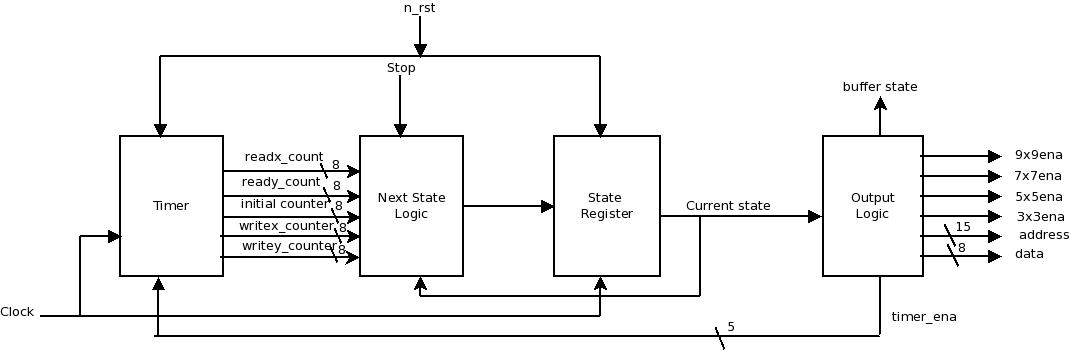
#> input picture Controller.jpeg, 1071 x 351 px
$ python bmp2array.py ../../../Controller.jpeg   (Python 2 division)   (older library calls are emulated)
#> lines starting #> are read from the running program, lines starting #| are printed output that depends on the picture
#!/usr/bin/python

import Image
import ImageOps
import numpy, scipy
import os
import sys

#input argument check
if (len(sys.argv) != 2):
	print "Usage: python bmp2array.py <Image.bmp>"
	sys.exit(1)
else:
	inputImage = Image.open(sys.argv[1],'r')
#> inputImage is the input picture: PIL image 1071x351 RGB; min 0, max 255, mean 242.9

#convert the image to gray scale image, 8 bit per pixel
inputImage = inputImage.convert('L')
#> inputImage: PIL image 1071x351 L

#resize the image to 512 by 512 pixels
inputImage = inputImage.resize((512,512),Image.ANTIALIAS)
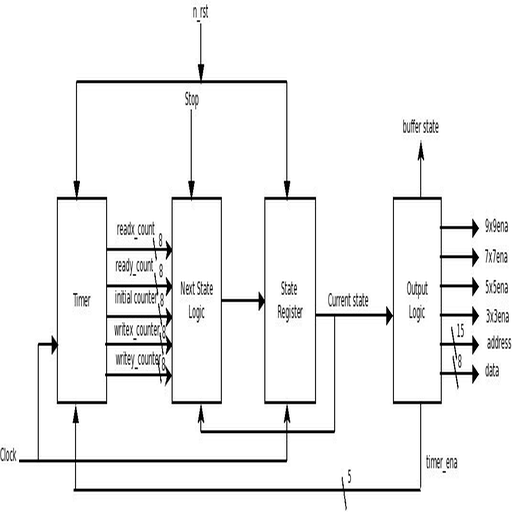
#> inputImage: PIL image 512x512 L; min 0, max 255, mean 242.6

#create 4-pixel border
inputImage = ImageOps.expand(inputImage,border=4,fill='black')
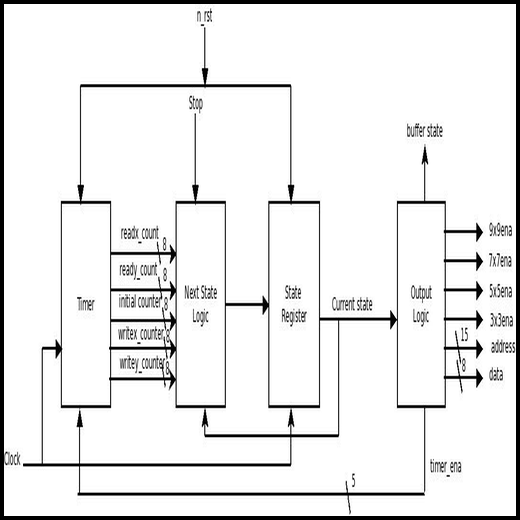
#> inputImage: PIL image 520x520 L; min 0, max 255, mean 235.2

#convert image to pixel array
imageArray = numpy.array(inputImage)

#inputArray = open('inputArray','w')

#inputArray.write(imageArray)

#inputArray.close()

#open the pixel array file to write to
outputArray = open('pixelArray','w')

row_number = 0

element_number = 0

outputArray.write("<address>:<data value in hexidecimal>;\n")

for row in imageArray:
	row_number = row_number + 1

	column_number = 0

	#print row

	for element in row:
		#print element

		#write data to output file in HEX(CAPS)
		outputArray.write("%d:%02X;\n" % (element_number,element))

		element_number = element_number + 1
		column_number = column_number + 1
#> after the loop, element_number = 270400; row_number = 520

	#print column_number

#print numpy.shape(imageArray)

#convert pixel array back to image file
outputImage = Image.fromarray(imageArray)

#save image file
outputImage.save("new_imange.bmp")

outputArray.close()

sys.exit(0)
#> (the program exits here)
